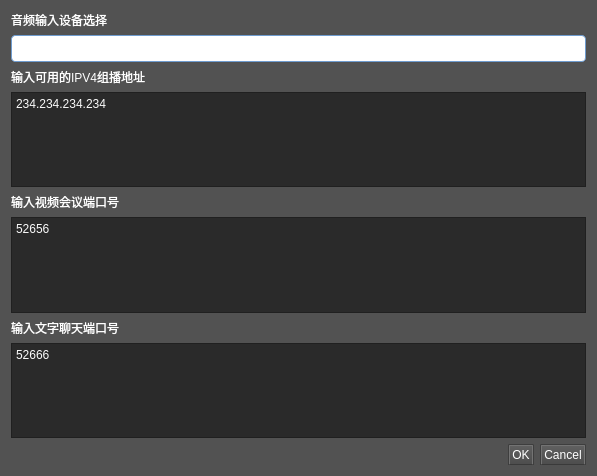
 <widget class="QDialog" name="Initialization_Dialog">
  <property name="geometry">
   <rect>
    <x>0</x>
    <y>0</y>
    <width>597</width>
    <height>476</height>
   </rect>
  </property>
  <property name="windowTitle">
   <string>组播号设置</string>
  </property>
  <property name="styleSheet">
   <string notr="true">*{
font:15px &quot;宋体&quot;;
color: rgb(250, 250, 250);
selection-background-color: rgb(255, 255, 255);/*选中文本*/
selection-color: rgb(0, 0, 0);
outline:none;/*焦点框*/
}

QComboBox {
        height: 25px;
        border-radius: 4px;
        border: 1px solid rgb(111, 156, 207);
        background: white;
}
QComboBox:enabled {
        color: rgb(84, 84, 84);
}
QComboBox:!enabled {
        color: rgb(80, 80, 80);
}
QComboBox:enabled:hover, QComboBox:enabled:focus {
        color: rgb(51, 51, 51);
}
QComboBox::drop-down {
        width: 20px;
        border: none;
        background: transparent;
}
QComboBox::drop-down:hover {
        background: rgba(255, 255, 255, 30);
}
QComboBox::down-arrow {
        image: url(:/White/arrowBottom);
}
QComboBox::down-arrow:on {
        /**top: 1px;**/
}
QComboBox QAbstractItemView {
        border: 1px solid rgb(111, 156, 207);
        background: white;
        outline: none;
}
QComboBox QAbstractItemView::item {
        height: 25px;
        color: rgb(73, 73, 73);
}
QComboBox QAbstractItemView::item:selected {
        background: rgb(232, 241, 250);
        color: rgb(2, 65, 132);
}


QDialog {
	background-color:rgb(82, 82, 82);
}

QLabel {
	background-color:rgb(82, 82, 82);
	color:  rgb(250, 250, 250);
}

QPlainTextEdit {
	background-color:rgb(42, 42, 42);
	color:  rgb(250, 250, 250);
}

QMainWindow {
	background-color:rgb(82, 82, 82);
}
QTextEdit {
	background-color:rgb(42, 42, 42);
	color:  rgb(250, 250, 250);
}
QPushButton{
	border-style: outset;
	border-width: 2px;
	border-top-color: qlineargradient(spread:pad, x1:0.5, y1:0.6, x2:0.5, y2:0.4, stop:0 rgba(115, 115, 115, 255), stop:1 rgba(62, 62, 62, 255));
	border-right-color: qlineargradient(spread:pad, x1:0.4, y1:0.5, x2:0.6, y2:0.5, stop:0 rgba(115, 115, 115, 255), stop:1 rgba(62, 62, 62, 255));
	border-left-color: qlineargradient(spread:pad, x1:0.6, y1:0.5, x2:0.4, y2:0.5, stop:0 rgba(115, 115, 115, 255), stop:1 rgba(62, 62, 62, 255));
	border-bottom-color: rgb(58, 58, 58);
	border-bottom-width: 1px;
	border-style: solid;
	color: rgb(255, 255, 255);
	padding: 2px;
	background-color: qlineargradient(spread:pad, x1:0.5, y1:1, x2:0.5, y2:0, stop:0 rgba(77, 77, 77, 255), stop:1 rgba(97, 97, 97, 255));
}
QPushButton:hover{
	border-style: outset;
	border-width: 2px;
	border-top-color: qlineargradient(spread:pad, x1:0.5, y1:0.6, x2:0.5, y2:0.4, stop:0 rgba(180, 180, 180, 255), stop:1 rgba(110, 110, 110, 255));
	border-right-color: qlineargradient(spread:pad, x1:0.4, y1:0.5, x2:0.6, y2:0.5, stop:0 rgba(180, 180, 180, 255), stop:1 rgba(110, 110, 110, 255));
	border-left-color: qlineargradient(spread:pad, x1:0.6, y1:0.5, x2:0.4, y2:0.5, stop:0 rgba(180, 180, 180, 255), stop:1 rgba(110, 110, 110, 255));
	border-bottom-color: rgb(115, 115, 115);
	border-bottom-width: 1px;
	border-style: solid;
	color: rgb(255, 255, 255);
	padding: 2px;
	background-color: qlineargradient(spread:pad, x1:0.5, y1:1, x2:0.5, y2:0, stop:0 rgba(107, 107, 107, 255), stop:1 rgba(157, 157, 157, 255));
}
QPushButton:pressed{
	border-style: outset;
	border-width: 2px;
	border-top-color: qlineargradient(spread:pad, x1:0.5, y1:0.6, x2:0.5, y2:0.4, stop:0 rgba(62, 62, 62, 255), stop:1 rgba(22, 22, 22, 255));
	border-right-color: qlineargradient(spread:pad, x1:0.4, y1:0.5, x2:0.6, y2:0.5, stop:0 rgba(115, 115, 115, 255), stop:1 rgba(62, 62, 62, 255));
	border-left-color: qlineargradient(spread:pad, x1:0.6, y1:0.5, x2:0.4, y2:0.5, stop:0 rgba(115, 115, 115, 255), stop:1 rgba(62, 62, 62, 255));
	border-bottom-color: rgb(58, 58, 58);
	border-bottom-width: 1px;
	border-style: solid;
	color: rgb(255, 255, 255);
	padding: 2px;
	background-color: qlineargradient(spread:pad, x1:0.5, y1:1, x2:0.5, y2:0, stop:0 rgba(77, 77, 77, 255), stop:1 rgba(97, 97, 97, 255));
}
QPushButton:disabled{
	border-style: outset;
	border-width: 2px;
	border-top-color: qlineargradient(spread:pad, x1:0.5, y1:0.6, x2:0.5, y2:0.4, stop:0 rgba(115, 115, 115, 255), stop:1 rgba(62, 62, 62, 255));
	border-right-color: qlineargradient(spread:pad, x1:0.4, y1:0.5, x2:0.6, y2:0.5, stop:0 rgba(115, 115, 115, 255), stop:1 rgba(62, 62, 62, 255));
	border-left-color: qlineargradient(spread:pad, x1:0.6, y1:0.5, x2:0.4, y2:0.5, stop:0 rgba(115, 115, 115, 255), stop:1 rgba(62, 62, 62, 255));
	border-bottom-color: rgb(58, 58, 58);
	border-bottom-width: 1px;
	border-style: solid;
	color: rgb(0, 0, 0);
	padding: 2px;
	background-color: qlineargradient(spread:pad, x1:0.5, y1:1, x2:0.5, y2:0, stop:0 rgba(57, 57, 57, 255), stop:1 rgba(77, 77, 77, 255));
}
QLineEdit {
	border-width: 1px; border-radius: 4px;
	border-color: rgb(58, 58, 58);
	border-style: inset;
	padding: 0 8px;
	color: rgb(255, 255, 255);
	background:rgb(100, 100, 100);
	selection-background-color: rgb(187, 187, 187);
	selection-color: rgb(60, 63, 65);
}
QLabel {
	color:rgb(255,255,255);	
}
QProgressBar {
	text-align: center;
	color: rgb(240, 240, 240);
	border-width: 1px; 
	border-radius: 10px;
	border-color: rgb(58, 58, 58);
	border-style: inset;
	background-color:rgb(77,77,77);
}
QProgressBar::chunk {
	background-color: qlineargradient(spread:pad, x1:0.5, y1:0.7, x2:0.5, y2:0.3, stop:0 rgba(87, 97, 106, 255), stop:1 rgba(93, 103, 113, 255));
	border-radius: 5px;
}
QMenuBar {
	background:rgb(82, 82, 82);
}
QMenuBar::item {
	color:rgb(223,219,210);
	spacing: 3px;
	padding: 1px 4px;
	background: transparent;
}
 
QMenuBar::item:selected {
	background:rgb(115, 115, 115);
}
QMenu::item:selected {
	color:rgb(255,255,255);
	border-width:2px;
	border-style:solid;
	padding-left:18px;
	padding-right:8px;
	padding-top:2px;
	padding-bottom:3px;
	background:qlineargradient(spread:pad, x1:0.5, y1:0.7, x2:0.5, y2:0.3, stop:0 rgba(87, 97, 106, 255), stop:1 rgba(93, 103, 113, 255));
	border-top-color: qlineargradient(spread:pad, x1:0.5, y1:0.6, x2:0.5, y2:0.4, stop:0 rgba(115, 115, 115, 255), stop:1 rgba(62, 62, 62, 255));
	border-right-color: qlineargradient(spread:pad, x1:0.4, y1:0.5, x2:0.6, y2:0.5, stop:0 rgba(115, 115, 115, 255), stop:1 rgba(62, 62, 62, 255));
	border-left-color: qlineargradient(spread:pad, x1:0.6, y1:0.5, x2:0.4, y2:0.5, stop:0 rgba(115, 115, 115, 255), stop:1 rgba(62, 62, 62, 255));
	border-bottom-color: rgb(58, 58, 58);
	border-bottom-width: 1px;
}
QMenu::item {
	color:rgb(223,219,210);
	background-color:rgb(78,78,78);
	padding-left:20px;
	padding-top:4px;
	padding-bottom:4px;
	padding-right:10px;
}
QMenu{
	background-color:rgb(78,78,78);
}
QTabWidget {
	color:rgb(0,0,0);
	background-color:rgb(247,246,246);
}
QTabWidget::pane {
		border-color: rgb(77,77,77);
		background-color:rgb(101,101,101);
		border-style: solid;
		border-width: 1px;
    	border-radius: 6px;
}
QTabBar::tab {
	padding:2px;
	color:rgb(250,250,250);
  	background-color: qlineargradient(spread:pad, x1:0.5, y1:1, x2:0.5, y2:0, stop:0 rgba(77, 77, 77, 255), stop:1 rgba(97, 97, 97, 255));
	border-style: solid;
	border-width: 2px;
  	border-top-right-radius:4px;
   border-top-left-radius:4px;
	border-top-color: qlineargradient(spread:pad, x1:0.5, y1:0.6, x2:0.5, y2:0.4, stop:0 rgba(115, 115, 115, 255), stop:1 rgba(95, 92, 93, 255));
	border-right-color: qlineargradient(spread:pad, x1:0.4, y1:0.5, x2:0.6, y2:0.5, stop:0 rgba(115, 115, 115, 255), stop:1 rgba(95, 92, 93, 255));
	border-left-color: qlineargradient(spread:pad, x1:0.6, y1:0.5, x2:0.4, y2:0.5, stop:0 rgba(115, 115, 115, 255), stop:1 rgba(95, 92, 93, 255));
	border-bottom-color: rgb(101,101,101);
}
QTabBar::tab:selected, QTabBar::tab:last:selected, QTabBar::tab:hover {
  	background-color:rgb(101,101,101);
  	margin-left: 0px;
  	margin-right: 1px;
}
QTabBar::tab:!selected {
    	margin-top: 1px;
		margin-right: 1px;
}
QCheckBox {
	color:rgb(223,219,210);
	padding: 2px;
}
QCheckBox:hover {
	border-radius:4px;
	border-style:solid;
	padding-left: 1px;
	padding-right: 1px;
	padding-bottom: 1px;
	padding-top: 1px;
	border-width:1px;
	border-color: rgb(87, 97, 106);
	background-color:qlineargradient(spread:pad, x1:0.5, y1:0.7, x2:0.5, y2:0.3, stop:0 rgba(87, 97, 106, 150), stop:1 rgba(93, 103, 113, 150));
}
QCheckBox::indicator:checked {
	border-radius:4px;
	border-style:solid;
	border-width:1px;
	border-color: rgb(180,180,180);
  	background-color:qlineargradient(spread:pad, x1:0.5, y1:0.7, x2:0.5, y2:0.3, stop:0 rgba(87, 97, 106, 255), stop:1 rgba(93, 103, 113, 255));
}
QCheckBox::indicator:unchecked {
	border-radius:4px;
	border-style:solid;
	border-width:1px;
	border-color: rgb(87, 97, 106);
  	background-color:rgb(255,255,255);
}
QStatusBar {
	color:rgb(240,240,240);
}
</string>
  </property>
  <layout class="QHBoxLayout" name="horizontalLayout_2">
   <item>
    <layout class="QVBoxLayout" name="verticalLayout">
     <item>
      <widget class="QLabel" name="label">
       <property name="text">
        <string>音频输入设备选择</string>
       </property>
      </widget>
     </item>
     <item>
      <widget class="QComboBox" name="m_deviceBox">
       <property name="styleSheet">
        <string notr="true">
QMainWindow {
	background-color:#ececec;
}
QTextEdit {
	border-width: 1px;
	border-style: solid;
	border-color: qlineargradient(spread:pad, x1:0.5, y1:1, x2:0.5, y2:0, stop:0 rgba(0, 113, 255, 255), stop:1 rgba(91, 171, 252, 255));
}
QPlainTextEdit {
	border-width: 1px;
	border-style: solid;
	border-color: qlineargradient(spread:pad, x1:0.5, y1:1, x2:0.5, y2:0, stop:0 rgba(0, 113, 255, 255), stop:1 rgba(91, 171, 252, 255));
}
QToolButton {
	border-style: solid;
	border-top-color: qlineargradient(spread:pad, x1:0.5, y1:1, x2:0.5, y2:0, stop:0 rgb(215, 215, 215), stop:1 rgb(222, 222, 222));
	border-right-color: qlineargradient(spread:pad, x1:0, y1:0.5, x2:1, y2:0.5, stop:0 rgb(217, 217, 217), stop:1 rgb(227, 227, 227));
	border-left-color: qlineargradient(spread:pad, x1:0, y1:0.5, x2:1, y2:0.5, stop:0 rgb(227, 227, 227), stop:1 rgb(217, 217, 217));
	border-bottom-color: qlineargradient(spread:pad, x1:0.5, y1:1, x2:0.5, y2:0, stop:0 rgb(215, 215, 215), stop:1 rgb(222, 222, 222));
	border-width: 1px;
	border-radius: 5px;
	color: rgb(0,0,0);
	padding: 2px;
	background-color: rgb(255,255,255);
}
QToolButton:hover{
	border-style: solid;
	border-top-color: qlineargradient(spread:pad, x1:0.5, y1:1, x2:0.5, y2:0, stop:0 rgb(195, 195, 195), stop:1 rgb(222, 222, 222));
	border-right-color: qlineargradient(spread:pad, x1:0, y1:0.5, x2:1, y2:0.5, stop:0 rgb(197, 197, 197), stop:1 rgb(227, 227, 227));
	border-left-color: qlineargradient(spread:pad, x1:0, y1:0.5, x2:1, y2:0.5, stop:0 rgb(227, 227, 227), stop:1 rgb(197, 197, 197));
	border-bottom-color: qlineargradient(spread:pad, x1:0.5, y1:1, x2:0.5, y2:0, stop:0 rgb(195, 195, 195), stop:1 rgb(222, 222, 222));
	border-width: 1px;
	border-radius: 5px;
	color: rgb(0,0,0);
	padding: 2px;
	background-color: rgb(255,255,255);
}
QToolButton:pressed{
	border-style: solid;
	border-top-color: qlineargradient(spread:pad, x1:0.5, y1:1, x2:0.5, y2:0, stop:0 rgb(215, 215, 215), stop:1 rgb(222, 222, 222));
	border-right-color: qlineargradient(spread:pad, x1:0, y1:0.5, x2:1, y2:0.5, stop:0 rgb(217, 217, 217), stop:1 rgb(227, 227, 227));
	border-left-color: qlineargradient(spread:pad, x1:0, y1:0.5, x2:1, y2:0.5, stop:0 rgb(227, 227, 227), stop:1 rgb(217, 217, 217));
	border-bottom-color: qlineargradient(spread:pad, x1:0.5, y1:1, x2:0.5, y2:0, stop:0 rgb(215, 215, 215), stop:1 rgb(222, 222, 222));
	border-width: 1px;
	border-radius: 5px;
	color: rgb(0,0,0);
	padding: 2px;
	background-color: rgb(142,142,142);
}
QPushButton{
	border-style: solid;
	border-top-color: qlineargradient(spread:pad, x1:0.5, y1:1, x2:0.5, y2:0, stop:0 rgb(215, 215, 215), stop:1 rgb(222, 222, 222));
	border-right-color: qlineargradient(spread:pad, x1:0, y1:0.5, x2:1, y2:0.5, stop:0 rgb(217, 217, 217), stop:1 rgb(227, 227, 227));
	border-left-color: qlineargradient(spread:pad, x1:0, y1:0.5, x2:1, y2:0.5, stop:0 rgb(227, 227, 227), stop:1 rgb(217, 217, 217));
	border-bottom-color: qlineargradient(spread:pad, x1:0.5, y1:1, x2:0.5, y2:0, stop:0 rgb(215, 215, 215), stop:1 rgb(222, 222, 222));
	border-width: 1px;
	border-radius: 5px;
	color: rgb(0,0,0);
	padding: 2px;
	background-color: rgb(255,255,255);
}
QPushButton::default{
	border-style: solid;
	border-top-color: qlineargradient(spread:pad, x1:0.5, y1:1, x2:0.5, y2:0, stop:0 rgb(215, 215, 215), stop:1 rgb(222, 222, 222));
	border-right-color: qlineargradient(spread:pad, x1:0, y1:0.5, x2:1, y2:0.5, stop:0 rgb(217, 217, 217), stop:1 rgb(227, 227, 227));
	border-left-color: qlineargradient(spread:pad, x1:0, y1:0.5, x2:1, y2:0.5, stop:0 rgb(227, 227, 227), stop:1 rgb(217, 217, 217));
	border-bottom-color: qlineargradient(spread:pad, x1:0.5, y1:1, x2:0.5, y2:0, stop:0 rgb(215, 215, 215), stop:1 rgb(222, 222, 222));
	border-width: 1px;
	border-radius: 5px;
	color: rgb(0,0,0);
	padding: 2px;
	background-color: rgb(255,255,255);
}
QPushButton:hover{
	border-style: solid;
	border-top-color: qlineargradient(spread:pad, x1:0.5, y1:1, x2:0.5, y2:0, stop:0 rgb(195, 195, 195), stop:1 rgb(222, 222, 222));
	border-right-color: qlineargradient(spread:pad, x1:0, y1:0.5, x2:1, y2:0.5, stop:0 rgb(197, 197, 197), stop:1 rgb(227, 227, 227));
	border-left-color: qlineargradient(spread:pad, x1:0, y1:0.5, x2:1, y2:0.5, stop:0 rgb(227, 227, 227), stop:1 rgb(197, 197, 197));
	border-bottom-color: qlineargradient(spread:pad, x1:0.5, y1:1, x2:0.5, y2:0, stop:0 rgb(195, 195, 195), stop:1 rgb(222, 222, 222));
	border-width: 1px;
	border-radius: 5px;
	color: rgb(0,0,0);
	padding: 2px;
	background-color: rgb(255,255,255);
}
QPushButton:pressed{
	border-style: solid;
	border-top-color: qlineargradient(spread:pad, x1:0.5, y1:1, x2:0.5, y2:0, stop:0 rgb(215, 215, 215), stop:1 rgb(222, 222, 222));
	border-right-color: qlineargradient(spread:pad, x1:0, y1:0.5, x2:1, y2:0.5, stop:0 rgb(217, 217, 217), stop:1 rgb(227, 227, 227));
	border-left-color: qlineargradient(spread:pad, x1:0, y1:0.5, x2:1, y2:0.5, stop:0 rgb(227, 227, 227), stop:1 rgb(217, 217, 217));
	border-bottom-color: qlineargradient(spread:pad, x1:0.5, y1:1, x2:0.5, y2:0, stop:0 rgb(215, 215, 215), stop:1 rgb(222, 222, 222));
	border-width: 1px;
	border-radius: 5px;
	color: rgb(0,0,0);
	padding: 2px;
	background-color: rgb(142,142,142);
}
QPushButton:disabled{
	border-style: solid;
	border-top-color: qlineargradient(spread:pad, x1:0.5, y1:1, x2:0.5, y2:0, stop:0 rgb(215, 215, 215), stop:1 rgb(222, 222, 222));
	border-right-color: qlineargradient(spread:pad, x1:0, y1:0.5, x2:1, y2:0.5, stop:0 rgb(217, 217, 217), stop:1 rgb(227, 227, 227));
	border-left-color: qlineargradient(spread:pad, x1:0, y1:0.5, x2:1, y2:0.5, stop:0 rgb(227, 227, 227), stop:1 rgb(217, 217, 217));
	border-bottom-color: qlineargradient(spread:pad, x1:0.5, y1:1, x2:0.5, y2:0, stop:0 rgb(215, 215, 215), stop:1 rgb(222, 222, 222));
	border-width: 1px;
	border-radius: 5px;
	color: #808086;
	padding: 2px;
	background-color: rgb(142,142,142);
}
QLineEdit {
	border-width: 1px; border-radius: 4px;
	border-style: solid;
	border-color: qlineargradient(spread:pad, x1:0.5, y1:1, x2:0.5, y2:0, stop:0 rgba(0, 113, 255, 255), stop:1 rgba(91, 171, 252, 255));
}
QLabel {
	color: #000000;
}
QLCDNumber {
	color: rgb(0, 113, 255, 255);
}
QProgressBar {
	text-align: center;
	color: rgb(240, 240, 240);
	border-width: 1px; 
	border-radius: 10px;
	border-color: rgb(230, 230, 230);
	border-style: solid;
	background-color:rgb(207,207,207);
}
QProgressBar::chunk {
	background-color: qlineargradient(spread:pad, x1:0.5, y1:1, x2:0.5, y2:0, stop:0 rgba(49, 147, 250, 255), stop:1 rgba(34, 142, 255, 255));
	border-radius: 10px;
}
QMenuBar {
	background-color: qlineargradient(spread:pad, x1:0.5, y1:1, x2:0.5, y2:0, stop:0 rgba(207, 209, 207, 255), stop:1 rgba(230, 229, 230, 255));
}
QMenuBar::item {
	color: #000000;
  	spacing: 3px;
  	padding: 1px 4px;
	background-color: qlineargradient(spread:pad, x1:0.5, y1:1, x2:0.5, y2:0, stop:0 rgba(207, 209, 207, 255), stop:1 rgba(230, 229, 230, 255));
}
 
QMenuBar::item:selected {
  	background-color: qlineargradient(spread:pad, x1:0.5, y1:1, x2:0.5, y2:0, stop:0 rgba(0, 113, 255, 255), stop:1 rgba(91, 171, 252, 255));
	color: #FFFFFF;
}
QMenu::item:selected {
	border-style: solid;
	border-top-color: transparent;
	border-right-color: transparent;
	border-left-color: qlineargradient(spread:pad, x1:0.5, y1:1, x2:0.5, y2:0, stop:0 rgba(0, 113, 255, 255), stop:1 rgba(91, 171, 252, 255));
	border-bottom-color: transparent;
	border-left-width: 2px;
	color: #000000;
	padding-left:15px;
	padding-top:4px;
	padding-bottom:4px;
	padding-right:7px;
}
QMenu::item {
	border-style: solid;
	border-top-color: transparent;
	border-right-color: transparent;
	border-left-color: transparent;
	border-bottom-color: transparent;
	border-bottom-width: 1px;
	color: #000000;
	padding-left:17px;
	padding-top:4px;
	padding-bottom:4px;
	padding-right:7px;
}
QTabWidget {
	color:rgb(0,0,0);
	background-color:#000000;
}
QTabWidget::pane {
		border-color: rgb(223,223,223);
		background-color:rgb(226,226,226);
		border-style: solid;
		border-width: 2px;
    	border-radius: 6px;
}
QTabBar::tab:first {
	border-style: solid;
	border-left-width:1px;
	border-right-width:0px;
	border-top-width:1px;
	border-bottom-width:1px;
	border-top-color: rgb(209,209,209);
	border-left-color: qlineargradient(spread:pad, x1:0.5, y1:1, x2:0.5, y2:0, stop:0 rgba(209, 209, 209, 209), stop:1 rgba(229, 229, 229, 229));
	border-bottom-color: rgb(229,229,229);
	border-top-left-radius: 4px;
	border-bottom-left-radius: 4px;
	color: #000000;
	padding: 3px;
	margin-left:0px;
	background-color: qlineargradient(spread:pad, x1:0.5, y1:1, x2:0.5, y2:0, stop:0 rgba(247, 247, 247, 255), stop:1 rgba(255, 255, 255, 255));
}
QTabBar::tab:last {
	border-style: solid;
	border-width:1px;
	border-top-color: rgb(209,209,209);
	border-left-color: qlineargradient(spread:pad, x1:0.5, y1:1, x2:0.5, y2:0, stop:0 rgba(209, 209, 209, 209), stop:1 rgba(229, 229, 229, 229));
	border-right-color: qlineargradient(spread:pad, x1:0.5, y1:1, x2:0.5, y2:0, stop:0 rgba(209, 209, 209, 209), stop:1 rgba(229, 229, 229, 229));
	border-bottom-color: rgb(229,229,229);
	border-top-right-radius: 4px;
	border-bottom-right-radius: 4px;
	color: #000000;
	padding: 3px;
	margin-left:0px;
	background-color: qlineargradient(spread:pad, x1:0.5, y1:1, x2:0.5, y2:0, stop:0 rgba(247, 247, 247, 255), stop:1 rgba(255, 255, 255, 255));
}
QTabBar::tab {
	border-style: solid;
	border-top-width:1px;
	border-bottom-width:1px;
	border-left-width:1px;
	border-top-color: rgb(209,209,209);
	border-left-color: qlineargradient(spread:pad, x1:0.5, y1:1, x2:0.5, y2:0, stop:0 rgba(209, 209, 209, 209), stop:1 rgba(229, 229, 229, 229));
	border-bottom-color: rgb(229,229,229);
	color: #000000;
	padding: 3px;
	margin-left:0px;
	background-color: qlineargradient(spread:pad, x1:0.5, y1:1, x2:0.5, y2:0, stop:0 rgba(247, 247, 247, 255), stop:1 rgba(255, 255, 255, 255));
}
QTabBar::tab:selected, QTabBar::tab:last:selected, QTabBar::tab:hover {
  	border-style: solid;
  	border-left-width:1px;
	border-right-color: transparent;
	border-top-color: rgb(209,209,209);
	border-left-color: qlineargradient(spread:pad, x1:0.5, y1:1, x2:0.5, y2:0, stop:0 rgba(209, 209, 209, 209), stop:1 rgba(229, 229, 229, 229));
	border-bottom-color: rgb(229,229,229);
	color: #FFFFFF;
	padding: 3px;
	margin-left:0px;
	background-color: qlineargradient(spread:pad, x1:0.5, y1:1, x2:0.5, y2:0, stop:0 rgba(0, 113, 255, 255), stop:1 rgba(91, 171, 252, 255));
}
 
QTabBar::tab:selected, QTabBar::tab:first:selected, QTabBar::tab:hover {
  	border-style: solid;
  	border-left-width:1px;
  	border-bottom-width:1px;
  	border-top-width:1px;
	border-right-color: transparent;
	border-top-color: rgb(209,209,209);
	border-left-color: qlineargradient(spread:pad, x1:0.5, y1:1, x2:0.5, y2:0, stop:0 rgba(209, 209, 209, 209), stop:1 rgba(229, 229, 229, 229));
	border-bottom-color: rgb(229,229,229);
	color: #FFFFFF;
	padding: 3px;
	margin-left:0px;
	background-color: qlineargradient(spread:pad, x1:0.5, y1:1, x2:0.5, y2:0, stop:0 rgba(0, 113, 255, 255), stop:1 rgba(91, 171, 252, 255));
}
 
QCheckBox {
	color: #000000;
	padding: 2px;
}
QCheckBox:disabled {
	color: #808086;
	padding: 2px;
}
 
QCheckBox:hover {
	border-radius:4px;
	border-style:solid;
	padding-left: 1px;
	padding-right: 1px;
	padding-bottom: 1px;
	padding-top: 1px;
	border-width:1px;
	border-color: transparent;
}
QCheckBox::indicator:checked {
 
	height: 10px;
	width: 10px;
	border-style:solid;
	border-width: 1px;
	border-color: qlineargradient(spread:pad, x1:0.5, y1:1, x2:0.5, y2:0, stop:0 rgba(0, 113, 255, 255), stop:1 rgba(91, 171, 252, 255));
	color: #000000;
	background-color: qlineargradient(spread:pad, x1:0.5, y1:1, x2:0.5, y2:0, stop:0 rgba(0, 113, 255, 255), stop:1 rgba(91, 171, 252, 255));
}
QCheckBox::indicator:unchecked {
 
	height: 10px;
	width: 10px;
	border-style:solid;
	border-width: 1px;
	border-color: qlineargradient(spread:pad, x1:0.5, y1:1, x2:0.5, y2:0, stop:0 rgba(0, 113, 255, 255), stop:1 rgba(91, 171, 252, 255));
	color: #000000;
}
QRadioButton {
	color: 000000;
	padding: 1px;
}
QRadioButton::indicator:checked {
	height: 10px;
	width: 10px;
	border-style:solid;
	border-radius:5px;
	border-width: 1px;
	border-color: qlineargradient(spread:pad, x1:0.5, y1:1, x2:0.5, y2:0, stop:0 rgba(0, 113, 255, 255), stop:1 rgba(91, 171, 252, 255));
	color: #a9b7c6;
	background-color: qlineargradient(spread:pad, x1:0.5, y1:1, x2:0.5, y2:0, stop:0 rgba(0, 113, 255, 255), stop:1 rgba(91, 171, 252, 255));
}
QRadioButton::indicator:!checked {
	height: 10px;
	width: 10px;
	border-style:solid;
	border-radius:5px;
	border-width: 1px;
	border-color: qlineargradient(spread:pad, x1:0.5, y1:1, x2:0.5, y2:0, stop:0 rgba(0, 113, 255, 255), stop:1 rgba(91, 171, 252, 255));
	color: #a9b7c6;
	background-color: transparent;
}
QStatusBar {
	color:#027f7f;
}
QSpinBox {
	border-style: solid;
	border-width: 1px;
	border-color: qlineargradient(spread:pad, x1:0.5, y1:1, x2:0.5, y2:0, stop:0 rgba(0, 113, 255, 255), stop:1 rgba(91, 171, 252, 255));
}
QDoubleSpinBox {
	border-style: solid;
	border-width: 1px;
	border-color: qlineargradient(spread:pad, x1:0.5, y1:1, x2:0.5, y2:0, stop:0 rgba(0, 113, 255, 255), stop:1 rgba(91, 171, 252, 255));
}
QTimeEdit {
	border-style: solid;
	border-width: 1px;
	border-color: qlineargradient(spread:pad, x1:0.5, y1:1, x2:0.5, y2:0, stop:0 rgba(0, 113, 255, 255), stop:1 rgba(91, 171, 252, 255));
}
QDateTimeEdit {
	border-style: solid;
	border-width: 1px;
	border-color: qlineargradient(spread:pad, x1:0.5, y1:1, x2:0.5, y2:0, stop:0 rgba(0, 113, 255, 255), stop:1 rgba(91, 171, 252, 255));
}
QDateEdit {
	border-style: solid;
	border-width: 1px;
	border-color: qlineargradient(spread:pad, x1:0.5, y1:1, x2:0.5, y2:0, stop:0 rgba(0, 113, 255, 255), stop:1 rgba(91, 171, 252, 255));
}
 
QToolBox {
	color: #a9b7c6;
	background-color:#000000;
}
QToolBox::tab {
	color: #a9b7c6;
	background-color:#000000;
}
QToolBox::tab:selected {
	color: #FFFFFF;
	background-color:#000000;
}
QScrollArea {
	color: #FFFFFF;
	background-color:#000000;
}
QSlider::groove:horizontal {
	height: 5px;
	background-color: qlineargradient(spread:pad, x1:0.5, y1:1, x2:0.5, y2:0, stop:0 rgba(49, 147, 250, 255), stop:1 rgba(34, 142, 255, 255));
}
QSlider::groove:vertical {
	width: 5px;
	background-color: qlineargradient(spread:pad, x1:0.5, y1:1, x2:0.5, y2:0, stop:0 rgba(49, 147, 250, 255), stop:1 rgba(34, 142, 255, 255));
}
QSlider::handle:horizontal {
	background: rgb(253,253,253);
	border-style: solid;
	border-width: 1px;
	border-color: rgb(207,207,207);
	width: 12px;
	margin: -5px 0;
	border-radius: 7px;
}
QSlider::handle:vertical {
	background: rgb(253,253,253);
	border-style: solid;
	border-width: 1px;
	border-color: rgb(207,207,207);
	height: 12px;
	margin: 0 -5px;
	border-radius: 7px;
}
QSlider::add-page:horizontal {
    background: rgb(181,181,181);
}
QSlider::add-page:vertical {
    background: rgb(181,181,181);
}
QSlider::sub-page:horizontal {
    background-color: qlineargradient(spread:pad, x1:0.5, y1:1, x2:0.5, y2:0, stop:0 rgba(49, 147, 250, 255), stop:1 rgba(34, 142, 255, 255));
}
QSlider::sub-page:vertical {
    background-color: qlineargradient(spread:pad, y1:0.5, x1:1, y2:0.5, x2:0, stop:0 rgba(49, 147, 250, 255), stop:1 rgba(34, 142, 255, 255));
}
QScrollBar:horizontal {
	max-height: 20px;
	border: 1px transparent grey;
	margin: 0px 20px 0px 20px;
}
QScrollBar:vertical {
	max-width: 20px;
	border: 1px transparent grey;
	margin: 20px 0px 20px 0px;
}
QScrollBar::handle:horizontal {
	background: rgb(253,253,253);
	border-style: solid;
	border-width: 1px;
	border-color: rgb(207,207,207);
	border-radius: 7px;
	min-width: 25px;
}
QScrollBar::handle:horizontal:hover {
	background: rgb(253,253,253);
	border-style: solid;
	border-width: 1px;
	border-color: rgb(147, 200, 200);
	border-radius: 7px;
	min-width: 25px;
}
QScrollBar::handle:vertical {
	background: rgb(253,253,253);
	border-style: solid;
	border-width: 1px;
	border-color: rgb(207,207,207);
	border-radius: 7px;
	min-height: 25px;
}
QScrollBar::handle:vertical:hover {
	background: rgb(253,253,253);
	border-style: solid;
	border-width: 1px;
	border-color: rgb(147, 200, 200);
	border-radius: 7px;
	min-height: 25px;
}
QScrollBar::add-line:horizontal {
   border: 2px transparent grey;
   border-top-right-radius: 7px;
   border-bottom-right-radius: 7px;
   background: rgba(34, 142, 255, 255);
   width: 20px;
   subcontrol-position: right;
   subcontrol-origin: margin;
}
QScrollBar::add-line:horizontal:pressed {
   border: 2px transparent grey;
   border-top-right-radius: 7px;
   border-bottom-right-radius: 7px;
   background: rgb(181,181,181);
   width: 20px;
   subcontrol-position: right;
   subcontrol-origin: margin;
}
QScrollBar::add-line:vertical {
   border: 2px transparent grey;
   border-bottom-left-radius: 7px;
   border-bottom-right-radius: 7px;
   background: rgba(34, 142, 255, 255);
   height: 20px;
   subcontrol-position: bottom;
   subcontrol-origin: margin;
}
QScrollBar::add-line:vertical:pressed {
   border: 2px transparent grey;
   border-bottom-left-radius: 7px;
   border-bottom-right-radius: 7px;
   background: rgb(181,181,181);
   height: 20px;
   subcontrol-position: bottom;
   subcontrol-origin: margin;
}
QScrollBar::sub-line:horizontal {
   border: 2px transparent grey;
   border-top-left-radius: 7px;
   border-bottom-left-radius: 7px;
   background: rgba(34, 142, 255, 255);
   width: 20px;
   subcontrol-position: left;
   subcontrol-origin: margin;
}
QScrollBar::sub-line:horizontal:pressed {
   border: 2px transparent grey;
   border-top-left-radius: 7px;
   border-bottom-left-radius: 7px;
   background: rgb(181,181,181);
   width: 20px;
   subcontrol-position: left;
   subcontrol-origin: margin;
}
QScrollBar::sub-line:vertical {
   border: 2px transparent grey;
   border-top-left-radius: 7px;
   border-top-right-radius: 7px;
   background: rgba(34, 142, 255, 255);
   height: 20px;
   subcontrol-position: top;
   subcontrol-origin: margin;
}
QScrollBar::sub-line:vertical:pressed {
   border: 2px transparent grey;
   border-top-left-radius: 7px;
   border-top-right-radius: 7px;
   background: rgb(181,181,181);
   height: 20px;
   subcontrol-position: top;
   subcontrol-origin: margin;
}
QScrollBar::left-arrow:horizontal {
   border: 1px transparent grey;
   border-top-left-radius: 3px;
   border-bottom-left-radius: 3px;
   width: 6px;
   height: 6px;
   background: white;
}
QScrollBar::right-arrow:horizontal {
   border: 1px transparent grey;
   border-top-right-radius: 3px;
   border-bottom-right-radius: 3px;
   width: 6px;
   height: 6px;
   background: white;
}
QScrollBar::up-arrow:vertical {
   border: 1px transparent grey;
   border-top-left-radius: 3px;
   border-top-right-radius: 3px;
   width: 6px;
   height: 6px;
   background: white;
}
QScrollBar::down-arrow:vertical {
   border: 1px transparent grey;
   border-bottom-left-radius: 3px;
   border-bottom-right-radius: 3px;
   width: 6px;
   height: 6px;
   background: white;
}
QScrollBar::add-page:horizontal, QScrollBar::sub-page:horizontal {
   background: none;
}
QScrollBar::add-page:vertical, QScrollBar::sub-page:vertical {
   background: none;
}
</string>
       </property>
      </widget>
     </item>
     <item>
      <widget class="QLabel" name="label_2">
       <property name="text">
        <string>输入可用的IPV4组播地址</string>
       </property>
      </widget>
     </item>
     <item>
      <widget class="QPlainTextEdit" name="IPMuticastAddress">
       <property name="plainText">
        <string>234.234.234.234</string>
       </property>
       <property name="placeholderText">
        <string/>
       </property>
      </widget>
     </item>
     <item>
      <widget class="QLabel" name="label_3">
       <property name="text">
        <string>输入视频会议端口号</string>
       </property>
      </widget>
     </item>
     <item>
      <widget class="QPlainTextEdit" name="IPMuticastPort">
       <property name="plainText">
        <string>52656</string>
       </property>
      </widget>
     </item>
     <item>
      <widget class="QLabel" name="label_4">
       <property name="text">
        <string>输入文字聊天端口号</string>
       </property>
      </widget>
     </item>
     <item>
      <widget class="QPlainTextEdit" name="WordmeetingPort">
       <property name="plainText">
        <string>52666</string>
       </property>
      </widget>
     </item>
     <item>
      <widget class="QDialogButtonBox" name="buttonBox">
       <property name="orientation">
        <enum>Qt::Horizontal</enum>
       </property>
       <property name="standardButtons">
        <set>QDialogButtonBox::Cancel|QDialogButtonBox::Ok</set>
       </property>
      </widget>
     </item>
    </layout>
   </item>
  </layout>
 </widget>
